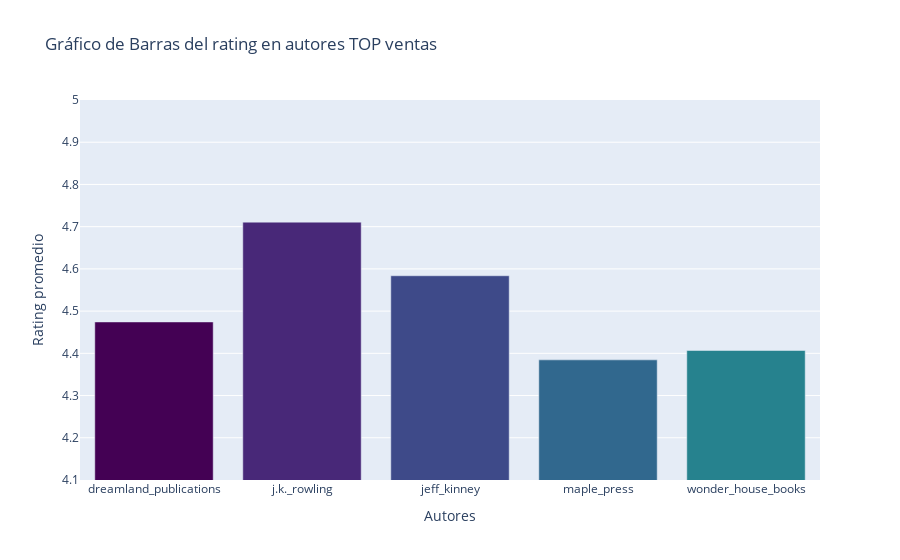

Here is the notebook cell this chart was saved with:
### Code cell
fig_rat = go.Figure([go.Bar(x=authors_ra,y=rating_avg,marker_color=color_palette)])
fig_rat.update_layout(
    yaxis_range=[4.1, 5.0],
    xaxis_title='Autores',
    yaxis_title='Rating promedio',
    title='Gráfico de Barras del rating en autores TOP ventas'
)
fig_rat.show()

### Figure 1 — Plotly figure (JSON) as saved in the notebook; plotly's stock layout.template omitted (floating-point values rounded to 4 significant figures)
{"data": [{"marker": {"color": ["#440154", "#482878", "#3e4a89", "#31688e", "#26828e", "#1f9e89", "#35b779", "#6dcd59", "#b4de2c", "#fde725", "#ff7f00", "#ffa07a", "#6495ed", "#8a2be2", "#da70d6", "#20b2aa"]}, "type": "bar", "x": ["dreamland_publications", "j.k._rowling", "jeff_kinney", "maple_press", "wonder_house_books"], "y": [4.474, 4.711, 4.584, 4.385, 4.407]}], "layout": {"title": {"text": "Gráfico de Barras del rating en autores TOP ventas"}, "xaxis": {"title": {"text": "Autores"}}, "yaxis": {"range": [4.1, 5], "title": {"text": "Rating promedio"}}}}
